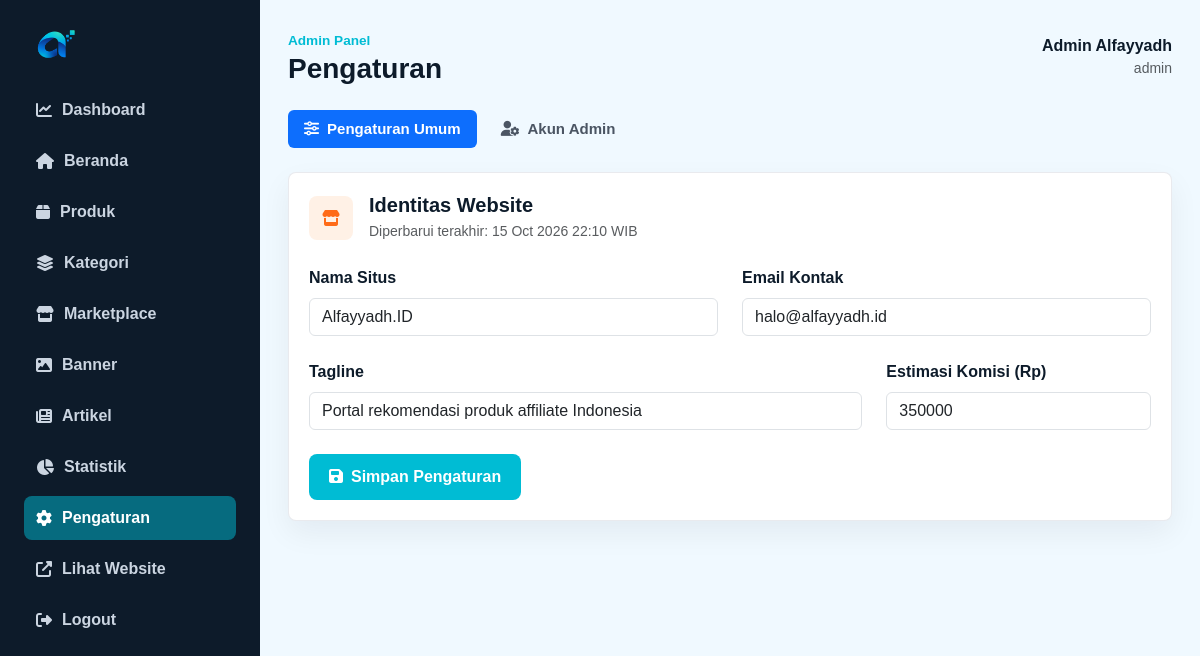
Screenshot of /admin/settings.php (signed in) with the database file from the repository.
### tables this page shows
CREATE TABLE users (
    id INT AUTO_INCREMENT PRIMARY KEY,
    username VARCHAR(50) NOT NULL UNIQUE,
    password VARCHAR(255) NOT NULL,
    nama VARCHAR(100) NOT NULL,
    role ENUM('admin', 'editor') NOT NULL DEFAULT 'admin'
);

CREATE TABLE settings (
    id INT AUTO_INCREMENT PRIMARY KEY,
    setting_key VARCHAR(80) NOT NULL UNIQUE,
    setting_value TEXT NULL
);

### includes/config.php (called while the page is built, shortened)
<?php
function app_url($path = '') {
    return BASE_URL . ltrim($path, '/');
}

### includes/functions.php (called while the page is built, shortened)
<?php
require_once __DIR__ . '/db.php';
function e($value)
{
    return htmlspecialchars((string) $value, ENT_QUOTES, 'UTF-8');
}
function fetch_one($sql, $params = [])
{
    $stmt = db()->prepare($sql);
    $stmt->execute($params);
    $row = $stmt->fetch();
    return $row ?: null;
}
function site_logo()
{
    $logoPath = 'assets/uploads/logo/ALFAYYADH.png';
    return app_url($logoPath);
}
function setting_value($key, $fallback = '')
{
    $row = fetch_one('SELECT setting_value FROM settings WHERE setting_key = ?', [$key]);
    return $row ? $row['setting_value'] : $fallback;
}
function current_admin()
{
    return isset($_SESSION['admin_user']) ? $_SESSION['admin_user'] : null;
}
    ?>

### admin/includes/auth.php (called while the page is built, shortened)
<?php
require_once __DIR__ . '/../../includes/functions.php';
function admin_active($file)
{
    return basename($_SERVER['SCRIPT_NAME']) === $file ? 'active' : '';
}

### includes/db.php (called while the page is built)
<?php
require_once __DIR__ . '/config.php';
function db()
{
    static $pdo = null;
    if ($pdo instanceof PDO) {
        return $pdo;
    }
    $dsn = 'mysql:host=' . DB_HOST . ';dbname=' . DB_NAME . ';charset=' . DB_CHARSET;
    try {
        $pdo = new PDO($dsn, DB_USER, DB_PASS, [
            PDO::ATTR_ERRMODE => PDO::ERRMODE_EXCEPTION,
            PDO::ATTR_DEFAULT_FETCH_MODE => PDO::FETCH_ASSOC,
            PDO::ATTR_EMULATE_PREPARES => false,
        ]);
    } catch (PDOException $exception) {
        http_response_code(500);
        echo '<!doctype html><html lang="id"><head><meta charset="utf-8">';
        echo '<title>Koneksi database gagal</title>';
        echo '<link href="https://cdn.jsdelivr.net/npm/bootstrap@5.3.3/dist/css/bootstrap.min.css" rel="stylesheet">';
        echo '</head><body class="bg-light"><main class="container py-5">';
        echo '<div class="alert alert-danger shadow-sm"><h1 class="h4">Koneksi database gagal</h1>';
        echo '<p>Pastikan database <strong>alfayyadh_db</strong> sudah dibuat dan file SQL sudah di-import melalui phpMyAdmin.</p>';
        echo '<p class="mb-0 small text-muted">Detail: ' . htmlspecialchars($exception->getMessage(), ENT_QUOTES, 'UTF-8') . '</p></div>';
        echo '</main></body></html>';
        exit;
    }
    return $pdo;
}

### admin/settings.php (the view, shortened to what this page needs)
<?php
require_once __DIR__ . '/includes/auth.php';
$adminPageTitle = 'Pengaturan';
$adminUser = current_admin();
$currentDbUser = fetch_one('SELECT * FROM users WHERE id = ? LIMIT 1', [$adminUser['id']]);
require_once __DIR__ . '/includes/header.php';
?>
<ul class="nav nav-pills mb-4 gap-2" role="tablist">
    <li class="nav-item" role="presentation">
        <button class="nav-link active fw-bold" id="tab-umum" data-bs-toggle="pill" data-bs-target="#pane-umum" type="button" role="tab"><i class="fa-solid fa-sliders me-2"></i>Pengaturan Umum</button>
    </li>
    <li class="nav-item" role="presentation">
        <button class="nav-link fw-bold" id="tab-akun" data-bs-toggle="pill" data-bs-target="#pane-akun" type="button" role="tab"><i class="fa-solid fa-user-gear me-2"></i>Akun Admin</button>
    </li>
</ul>
<div class="tab-content">
    <div class="tab-pane fade show active" id="pane-umum" role="tabpanel">
        <form class="admin-card" method="post">
            <div class="d-flex align-items-center gap-3 mb-4">
                <span class="d-inline-flex align-items-center justify-content-center rounded-3" style="width:44px;height:44px;background:#fff1e6;color:#ff6b18;"><i class="fa-solid fa-store"></i></span>
                <div>
                    <h2 class="h5 fw-black mb-1">Identitas Website</h2>
                    <p class="text-muted small mb-0">Diperbarui terakhir: <?= e(date('d M Y H:i')) ?> WIB</p>
                </div>
            </div>
            <div class="row g-4">
                <div class="col-md-6">
                    <label class="form-label fw-bold" for="site_title">Nama Situs</label>
                    <input id="site_title" class="form-control" name="site_title" value="<?= e(setting_value('site_title', APP_NAME)) ?>" required>
                </div>
                <div class="col-md-6">
                    <label class="form-label fw-bold" for="contact_email">Email Kontak</label>
                    <input id="contact_email" class="form-control" type="email" name="contact_email" value="<?= e(setting_value('contact_email', 'halo@alfayyadh.id')) ?>">
                </div>
                <div class="col-md-8">
                    <label class="form-label fw-bold" for="site_tagline">Tagline</label>
                    <input id="site_tagline" class="form-control" name="site_tagline" value="<?= e(setting_value('site_tagline', 'Portal rekomendasi produk affiliate Indonesia')) ?>">
                </div>
                <div class="col-md-4">
                    <label class="form-label fw-bold" for="commission_estimate">Estimasi Komisi (Rp)</label>
                    <input id="commission_estimate" class="form-control" name="commission_estimate" value="<?= e(setting_value('commission_estimate', '350000')) ?>">
                </div>
            </div>
            <button class="btn btn-affiliate mt-4" type="submit"><i class="fa-solid fa-floppy-disk me-2"></i>Simpan Pengaturan</button>
        </form>
    </div>
</div>
<?php require_once __DIR__ . '/includes/footer.php'; ?>

### admin/includes/header.php (shortened to what this page needs)
<?php
require_once __DIR__ . '/auth.php';
$admin = current_admin();
$adminTitle = isset($adminPageTitle) ? $adminPageTitle : 'Dashboard';
?>
<!doctype html>
<html lang="id">
<head>
    <link href="https://cdn.jsdelivr.net/npm/bootstrap@5.3.3/dist/css/bootstrap.min.css" rel="stylesheet">
    <link href="https://cdnjs.cloudflare.com/ajax/libs/font-awesome/6.5.2/css/all.min.css" rel="stylesheet">
    <link href="<?= e(app_url('assets/css/style.css')) ?>" rel="stylesheet">
</head>
<body class="admin-body">
<div class="admin-shell">
    <aside class="admin-sidebar">
        <a class="brand-mark" href="<?= e(app_url('admin/dashboard.php')) ?>">
            <img src="<?= e(site_logo()) ?>" alt="Alfayyadh.ID" class="brand-logo" style="height: 40px; width: auto;">
        </a>
        <nav class="admin-menu">
            <a class="<?= admin_active('dashboard.php') ?>" href="<?= e(app_url('admin/dashboard.php')) ?>"><i class="fa-solid fa-chart-line"></i> Dashboard</a>
            <a class="<?= admin_active('beranda.php') ?>" href="<?= e(app_url('admin/beranda.php')) ?>"><i class="fa-solid fa-house"></i> Beranda</a>
            <a class="<?= admin_active('products.php') ?>" href="<?= e(app_url('admin/products.php')) ?>"><i class="fa-solid fa-box"></i> Produk</a>
            <a class="<?= admin_active('categories.php') ?>" href="<?= e(app_url('admin/categories.php')) ?>"><i class="fa-solid fa-layer-group"></i> Kategori</a>
            <a class="<?= admin_active('marketplaces.php') ?>" href="<?= e(app_url('admin/marketplaces.php')) ?>"><i class="fa-solid fa-store"></i> Marketplace</a>
            <a class="<?= admin_active('banners.php') ?>" href="<?= e(app_url('admin/banners.php')) ?>"><i class="fa-solid fa-image"></i> Banner</a>
            <a class="<?= admin_active('articles.php') ?>" href="<?= e(app_url('admin/articles.php')) ?>"><i class="fa-solid fa-newspaper"></i> Artikel</a>
            <a class="<?= admin_active('statistics.php') ?>" href="<?= e(app_url('admin/statistics.php')) ?>"><i class="fa-solid fa-chart-pie"></i> Statistik</a>
            <a class="<?= admin_active('settings.php') ?>" href="<?= e(app_url('admin/settings.php')) ?>"><i class="fa-solid fa-gear"></i> Pengaturan</a>
            <a href="<?= e(app_url()) ?>" target="_blank"><i class="fa-solid fa-up-right-from-square"></i> Lihat Website</a>
            <a href="<?= e(app_url('admin/logout.php')) ?>"><i class="fa-solid fa-right-from-bracket"></i> Logout</a>
        </nav>
    </aside>
    <main class="admin-main">
        <div class="admin-topbar">
            <div>
                <span class="section-kicker">Admin Panel</span>
                <h1 class="h3 fw-black mb-0"><?= e($adminTitle) ?></h1>
            </div>
            <div class="text-end">
                <strong><?= e($admin['nama']) ?></strong>
                <div class="text-muted small"><?= e($admin['role']) ?></div>
            </div>
        </div>

### assets/css/style.css (style rules this page uses)
:root { --primary: #00bcd4; --primary-dark: #0097a7; --primary-light: #b2ebf2; --primary-rgb: 0, 188, 212; --secondary: #006994; --secondary-dark: #004d6b; --secondary-light: #e0f7fa; --accent: #00e5ff; --accent-dark: #00b8d4; --success: #10b981; --warning: #f59e0b; --danger: #ef4444; --info: #06b6d4; --ink: #0d1b2a; --muted: #64748b; --line: #e2e8f0; --surface: #ffffff; --soft: #f0f9ff; --shadow: 0 16px 40px rgba(13, 27, 42, 0.08); --shadow-glow: 0 0 32px rgba(0, 188, 212, 0.2); }
* { box-sizing: border-box; }
body { margin: 0; background: #f7f8fb; color: var(--ink); font-family: Arial, Helvetica, sans-serif; }
a { color: inherit; text-decoration: none; }
img { max-width: 100%; display: block; }
.brand-mark, .footer-brand { color: var(--primary); font-weight: 800; letter-spacing: 0; }
.nav-link { color: #4b5563; font-size: 0.94rem; font-weight: 600; }
.nav-link.active, .nav-link:hover { color: var(--primary); }
.eyebrow, .section-kicker { display: inline-flex; align-items: center; gap: 8px; color: var(--primary); font-size: 0.85rem; font-weight: 800; }
.btn-hero, .btn-affiliate { border: 0; border-radius: 8px; background: var(--primary); color: #fff; font-weight: 800; padding: 11px 20px; }
.fw-black { font-weight: 900; }
.product-card, .category-tile, .viral-card, .article-card, .filter-panel, .detail-panel, .compare-card, .admin-card { position: relative; border: 1px solid rgba(229, 231, 235, 0.85); border-radius: 8px; background: var(--surface); box-shadow: 0 12px 30px rgba(17, 24, 39, 0.06); }
.admin-body { min-height: 100vh; background: var(--soft); }
.admin-shell { display: grid; grid-template-columns: 260px 1fr; min-height: 100vh; }
.admin-sidebar { padding: 24px; color: #d1d5db; background: #0d1b2a; }
.admin-sidebar .brand-mark { display: inline-flex; margin-bottom: 24px; }
.admin-menu { display: grid; gap: 7px; }
.admin-menu a { display: flex; align-items: center; gap: 10px; border-radius: 8px; padding: 10px 12px; color: #cbd5e1; font-weight: 700; }
.admin-menu a:hover, .admin-menu a.active { color: #fff; background: rgba(0, 188, 212, 0.5); }
.admin-main { padding: 28px; }
.admin-topbar { display: flex; justify-content: space-between; gap: 16px; align-items: center; margin-bottom: 24px; }
.admin-card { padding: 20px; }

### rows the page displays
users: nama "Admin Alfayyadh", role "admin"
settings: site_title "Alfayyadh.ID"
settings: contact_email "halo@alfayyadh.id"
settings: site_tagline "Portal rekomendasi produk affiliate Indonesia"
settings: commission_estimate "350000"

### other values shown
$adminTitle "Pengaturan"
